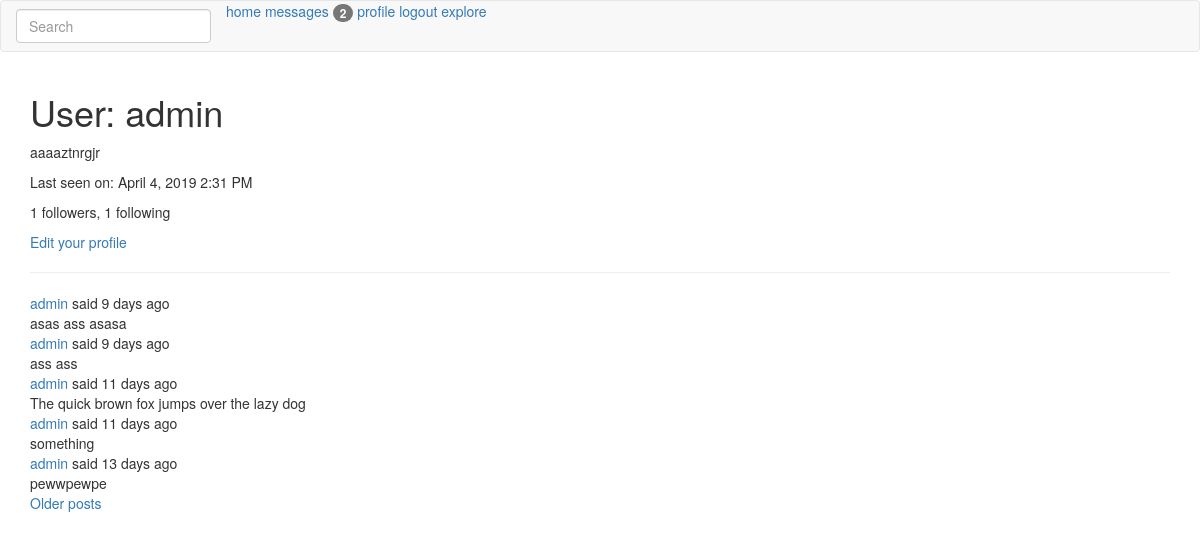
/user/admin (signed in), run on an earlier commit of the app's database.
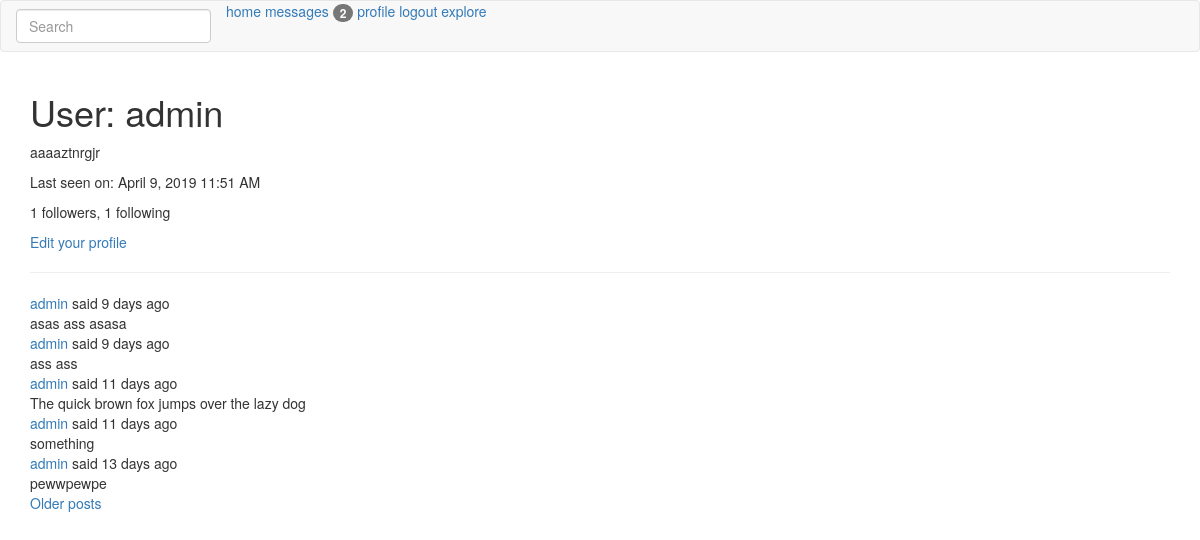
And on a later commit of the database.
### app/main/models.py (models this page shows, shortened)
class PaginatedAPIMixin(object):
	@staticmethod
	def to_colllection_dict(query, page, per_page, endpoint, **kwargs):
		resources = query.paginate(page, per_page, False)
		data = {
			'items': [item.to_dict() for item in resources.items],
			'_meta': {
				'page': page,
				'per_page': per_page,
				'total_pages': resources.pages,
				'total_items': resources.total
			},
			'_links': {
				'self': url_for(endpoint, page=page, per_page=per_page, **kwargs),
				'next': url_for(endpoint, page=page+1, per_page=per_page, **kwargs) if resources.has_next else None,
				'prev': url_for(endpoint, page=page-1, per_page=per_page, **kwargs) if resources.has_prev else None
			}
		}
		return data

class User(PaginatedAPIMixin, UserMixin, db.Model):
	id = db.Column(db.Integer, primary_key=True)
	username = db.Column(db.String(64), index=True, unique=True)
	email = db.Column(db.String(120), index=True, unique=True)
	password_hash = db.Column(db.String(128))
	posts = db.relationship('Post', backref='author', lazy='dynamic')
	about_me = db.Column(db.String(140))
	last_seen = db.Column(db.DateTime, default=datetime.utcnow)
	messages_sent = db.relationship('Message',
		foreign_keys='Message.sender_id',
		backref='author', lazy='dynamic')
	messages_received = db.relationship('Message',
		foreign_keys='Message.recipient_id',
		backref='recipient', lazy='dynamic')
	last_message_read_time = db.Column(db.DateTime)
	followed = db.relationship(
		'User',
		secondary = followers,
		primaryjoin = (followers.c.follower_id == id),
		secondaryjoin = (followers.c.followed_id == id),
		backref = db.backref('followers', lazy='dynamic'),
		lazy = 'dynamic'
	)
	notifications = db.relationship('Notification', backref='user', lazy='dynamic')
	@login.user_loader
	def load_user(id):
		return User.query.get(int(id))
	def new_messages(self):
		last_read_time = self.last_message_read_time or datetime(1900, 1, 1)
		return Message.query.filter_by(recipient=self).filter(
			Message.timestamp > last_read_time).count()

class SearchableMixin(object):
	@classmethod
	def before_commit(cls, session):
		session._changes = {
			'add': list(session.new),
			'update': list(session.dirty),
			'delete': list(session.deleted)
		}
	@classmethod
	def after_commit(cls, session):
		for obj in session._changes['add']:
			if isinstance(obj, SearchableMixin):
				add_to_index(obj.__tablename__, obj)
		for obj in session._changes['update']:
			if isinstance(obj, SearchableMixin):
				add_to_index(obj.__tablename__, obj)
		for obj in session._changes['delete']:
			if isinstance(obj, SearchableMixin):
				remove_from_index(obj.__tablename__, obj)

class Post(SearchableMixin, db.Model):
	__searchable__ = ['body']
	id = db.Column(db.Integer, primary_key=True)
	body = db.Column(db.String(140))
	timestamp = db.Column(db.DateTime, index=True, default=datetime.utcnow)
	user_id = db.Column(db.Integer, db.ForeignKey('user.id'))
	language = db.Column(db.String(5))

### app/main/routes.py (the view)
@bp.route('/user/<username>')
@login_required
def user(username):
	user = User.query.filter_by(username=username).first_or_404()
	page = request.args.get('page', 1, type=int)
	posts = user.posts.order_by(Post.timestamp.desc()).paginate(
		page, current_app.config['POSTS_PER_PAGE'], False)
	next_url = url_for('main.user', username=user.username, page=posts.next_num) \
		if posts.has_next else None
	prev_url = url_for('main.user', username=user.username, page=posts.prev_num) \
		if posts.has_prev else None
	return render_template('user.html', user=user, posts=posts.items,
						   next_url=next_url, prev_url=prev_url)

### app/main/forms.py
class SearchForm(FlaskForm):
	q = StringField(_l('Search'), validators=[DataRequired()])
	def __init__(self, *args, **kwargs):
		if 'formdata' not in kwargs:
			kwargs['formdata'] = request.args
		if 'csrf_enabled' not in kwargs:
			kwargs['csrf_enabled'] = False
		super(SearchForm, self).__init__(*args, **kwargs)

### app/main/routes.py (called while the page is built)
@bp.before_request
def before_request():
	if current_user.is_authenticated:
		current_user.last_seen = datetime.utcnow()
		db.session.commit()
		g.search_form = SearchForm()
	g.locale = str(get_locale())

### app/templates/user.html (shortened to what this page needs)
{% extends "base.html" %}
{% block app_content %}
    <h1>{{ _('User: %(username)s', username=user.username) }}</h1>
	{% if user.about_me %}<p>{{ user.about_me }}</p>{% endif %}
	{% if user.last_seen %}<p>{{ _('Last seen on: %(seen)s', seen=moment(user.last_seen).format('LLL')) }}</p>{% endif %}
	<p>{{ _('%(followers)i followers, %(following)i following', followers=user.followers.count(), following=user.followed.count()) }}</p>
	{% if user == current_user %}
        <p><a href="{{ url_for('main.edit_profile') }}">{{ _('Edit your profile') }}</a></p>
    {% elif not current_user.is_following(user) %}
        <p><a href="{{ url_for('main.follow', username=user.username) }}">{{ _('Follow') }}</a></p>
    {% else %}
        <p><a href="{{ url_for('main.unfollow', username=user.username) }}">{{ _('Unfollow') }}</a></p>
    {% endif %}
    <hr>
    {% for post in posts %}
		{% include '_post.html' %}
    {% endfor %}
    {% if next_url %}
    <a href="{{ next_url }}">{{ _('Older posts') }}</a>
    {% endif %}
{% endblock %}

### app/templates/base.html (shortened to what this page needs)
{% extends 'bootstrap/base.html' %}
{% block navbar %}
	<nav class="navbar navbar-default">
		<a href="{{ url_for('main.index') }}">{{ _('home') }}</a>
		{% if current_user.is_anonymous %}
		<a href="{{ url_for('auth.login') }}">{{ _('login') }}</a>
		{% else %}
		<a href="{{ url_for('main.messages') }}">
			{{ _('messages') }}
			{% set new_messages = current_user.new_messages() %}
			<span id="message_count" class="badge" style="visibility: {% if new_messages %}visible{% else %}hidden{% endif %};">
				{{ new_messages }}
			</span>
		</a>
		<a href="{{ url_for('main.user', username=current_user.username) }}">{{ _('profile') }}</a>
		<a href="{{ url_for('auth.logout') }}">{{ _('logout') }}</a>
		{% endif %}
		<a href="{{ url_for('main.explore') }}">{{ _('explore') }}</a>
		{% if g.search_form %}
		<form class="navbar-form navbar-left" method="get" action="{{ url_for('main.search') }}">
			<div class="form-group">
				{{ g.search_form.q(size=20, class='form-control', placeholder=g.search_form.q.label.text) }}
			</div>
		</form>
		{% endif %}
	</nav>
{% endblock %}
{% block content %}
	<div class="container">
		{% block app_content %}{% endblock %}
	</div>
{% endblock %}

### app/templates/_post.html (shortened to what this page needs)
<table>
	<tr>
		<td>
		{{ _('%(username)s said %(when)s', username=user_link, when=moment(post.timestamp).fromNow()) }}
		<br>
		<span id="post{{ post.id }}">{{ post.body }}</span>
		</td>
	</tr>
</table>

What changed in the data, as far as the page shows it:
changed User "User: admin": last_seen "Last seen on: April 4, 2019 2:31 PM" → "Last seen on: April 9, 2019 11:51 AM"
